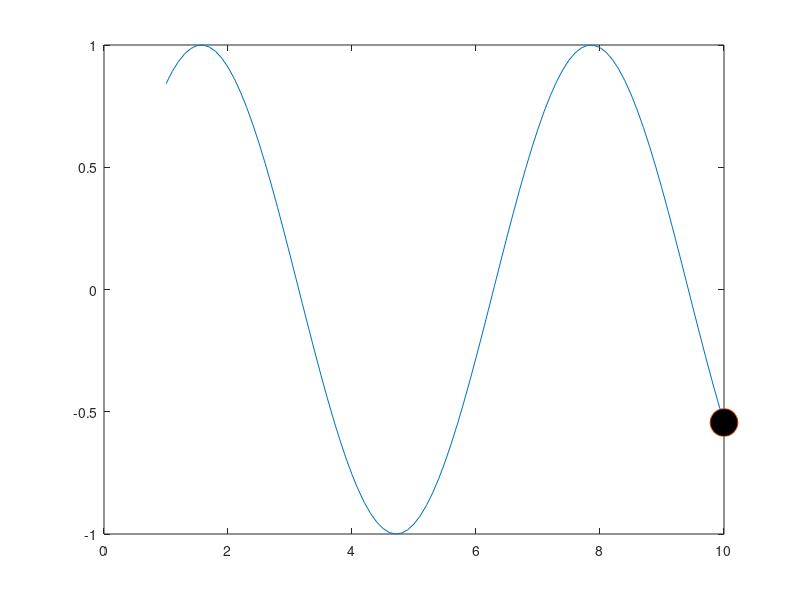

MATLAB code to generate this figure:
i=1;
for t=1:0.1:10
    y=sin(t);
    t1=1:0.1:10;
    y1=sin(t1);
    plot(t1,y1,t,y,'o','MarkerSize',20,'MarkerFaceColor','k');
    
%     ylim([-2,2]);
    anime(i)=getframe;
    i=i+1;
end
    